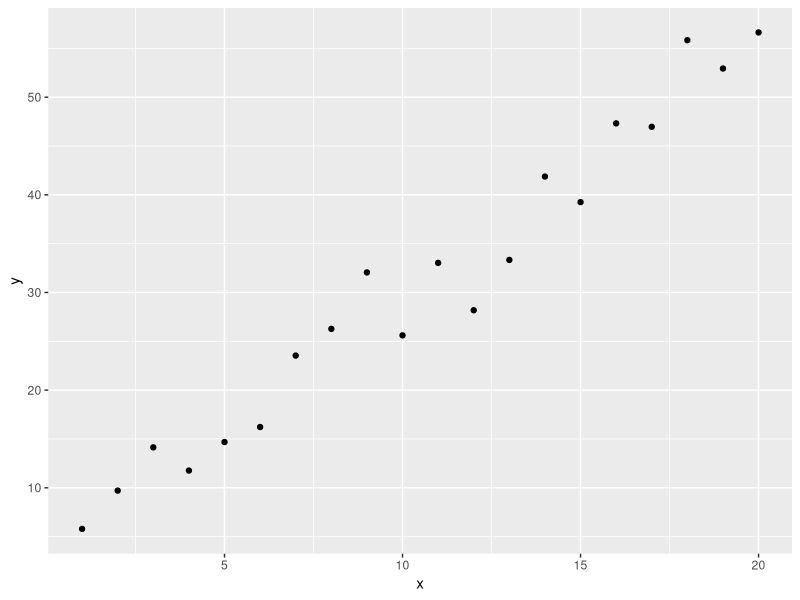
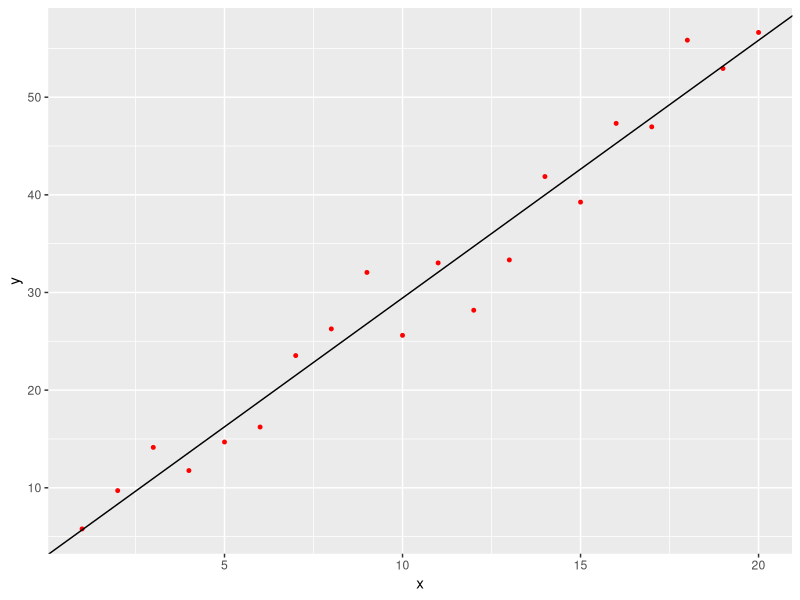

These charts were generated, in order, by the following R code:
## ---- chunk 1
knitr::opts_chunk$set(echo = TRUE)
## ---- chunk 2
library(ggplot2)
library(dplyr)
## ---- chunk 3
set.seed(42069)
x = 1:20
slope = runif(1, max = 5)
yInterc = runif(1, max =10)
y = rnorm(20, sd = slope) + slope*x + yInterc

## ---- chunk 4
coords <- data.frame(x = x, y =y)
coords %>%
  ggplot(aes(x,y)) +
    geom_point()
## ---- chunk 5
#function to calculate the residual sum of squares
RSS = function(X, Y, B0, B1){
  squaredSum = 0
  for(i in X){
    ithResidual = (Y[i] - B0 - B1*X[i])^2
    squaredSum = squaredSum + ithResidual
  }
  return(squaredSum)
}
## ---- chunk 6
findB1 = function(x, y){
  numerator = 0
  denominator = 0
  xMean = mean(x)
  yMean = mean(y)
  for(i in 1:length(x)){
    ithNumerator = (x[i] - xMean)*(y[i] - yMean)
    ithDenominator = (x[i] - xMean)^2
    numerator = numerator + ithNumerator
    denominator = denominator + ithDenominator
  }
  return(numerator/denominator)
}

findB0 = function(x,y,B1){
  yMean = mean(y)
  xMean = mean(x)
  return(yMean - B1*xMean)
}
B1 = findB1(x,y)
B0 = findB0(x,y,B1)
B1; B0
## ---- chunk 7
coords %>%
  ggplot(aes(x=x,y=y)) + 
    geom_point(size = 1, color = "red") + 
    geom_abline(slope = B1, intercept = B0)
## ---- chunk 8
RSS(x,y,B0,B1)
## ---- chunk 9
B1-slope
